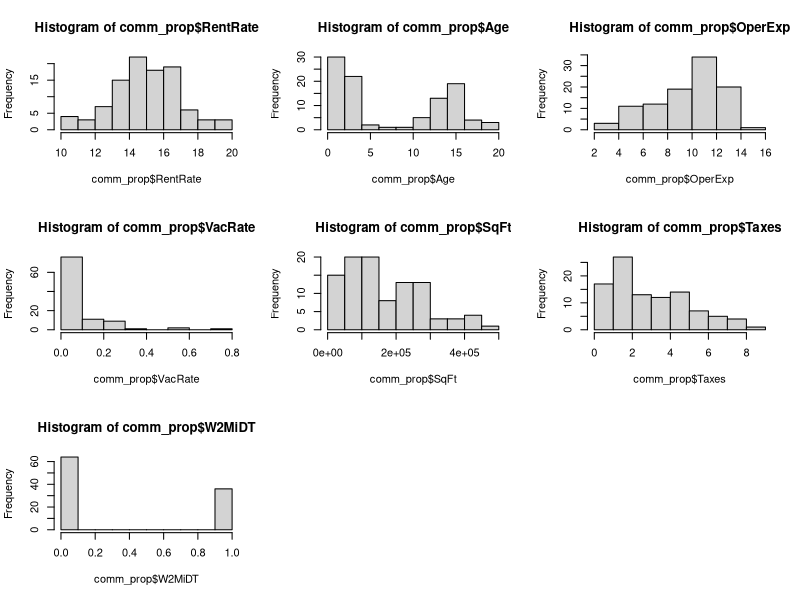

Here is the R script that generated this plot:
## ---- chunk 1
knitr::opts_chunk$set(echo = TRUE)
## ---- chunk 2
comm_prop <- read.csv("comm_prop.csv")
head(comm_prop,5)
## ---- chunk 3
par(mfrow = c(3,3))
hist(comm_prop$RentRate)
hist(comm_prop$Age)
hist(comm_prop$OperExp)
hist(comm_prop$VacRate)
hist(comm_prop$SqFt)
hist(comm_prop$Taxes)
hist(comm_prop$W2MiDT)

